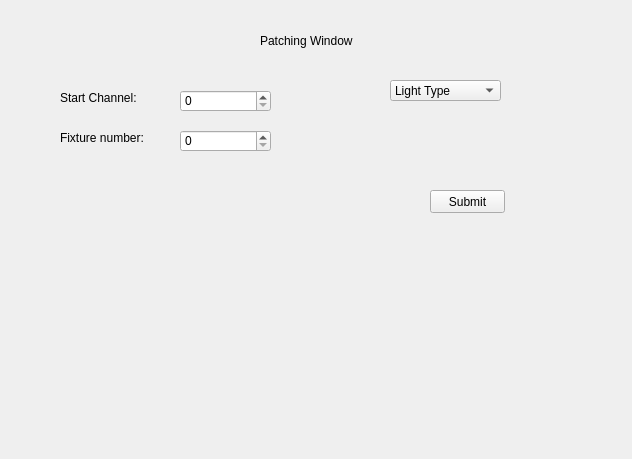
<?xml version="1.0" encoding="UTF-8"?>
<ui version="4.0">
 <class>Form</class>
 <widget class="QWidget" name="Form">
  <property name="geometry">
   <rect>
    <x>0</x>
    <y>0</y>
    <width>632</width>
    <height>459</height>
   </rect>
  </property>
  <property name="windowTitle">
   <string>Form</string>
  </property>
  <widget class="QLabel" name="label">
   <property name="geometry">
    <rect>
     <x>260</x>
     <y>30</y>
     <width>111</width>
     <height>21</height>
    </rect>
   </property>
   <property name="text">
    <string>Patching Window</string>
   </property>
  </widget>
  <widget class="QLabel" name="label_2">
   <property name="geometry">
    <rect>
     <x>60</x>
     <y>90</y>
     <width>101</width>
     <height>16</height>
    </rect>
   </property>
   <property name="text">
    <string>Start Channel:</string>
   </property>
  </widget>
  <widget class="QLabel" name="label_3">
   <property name="geometry">
    <rect>
     <x>60</x>
     <y>130</y>
     <width>101</width>
     <height>16</height>
    </rect>
   </property>
   <property name="text">
    <string>Fixture number:</string>
   </property>
  </widget>
  <widget class="QComboBox" name="comboBox">
   <property name="geometry">
    <rect>
     <x>390</x>
     <y>80</y>
     <width>111</width>
     <height>21</height>
    </rect>
   </property>
   <item>
    <property name="text">
     <string>Light Type</string>
    </property>
   </item>
  </widget>
  <widget class="QPushButton" name="pushButton">
   <property name="geometry">
    <rect>
     <x>430</x>
     <y>190</y>
     <width>75</width>
     <height>23</height>
    </rect>
   </property>
   <property name="text">
    <string>Submit</string>
   </property>
  </widget>
  <widget class="QSpinBox" name="spinBox">
   <property name="geometry">
    <rect>
     <x>180</x>
     <y>130</y>
     <width>91</width>
     <height>22</height>
    </rect>
   </property>
  </widget>
  <widget class="QSpinBox" name="spinBox_2">
   <property name="geometry">
    <rect>
     <x>180</x>
     <y>90</y>
     <width>91</width>
     <height>22</height>
    </rect>
   </property>
  </widget>
 </widget>
 <resources/>
 <connections/>
</ui>
